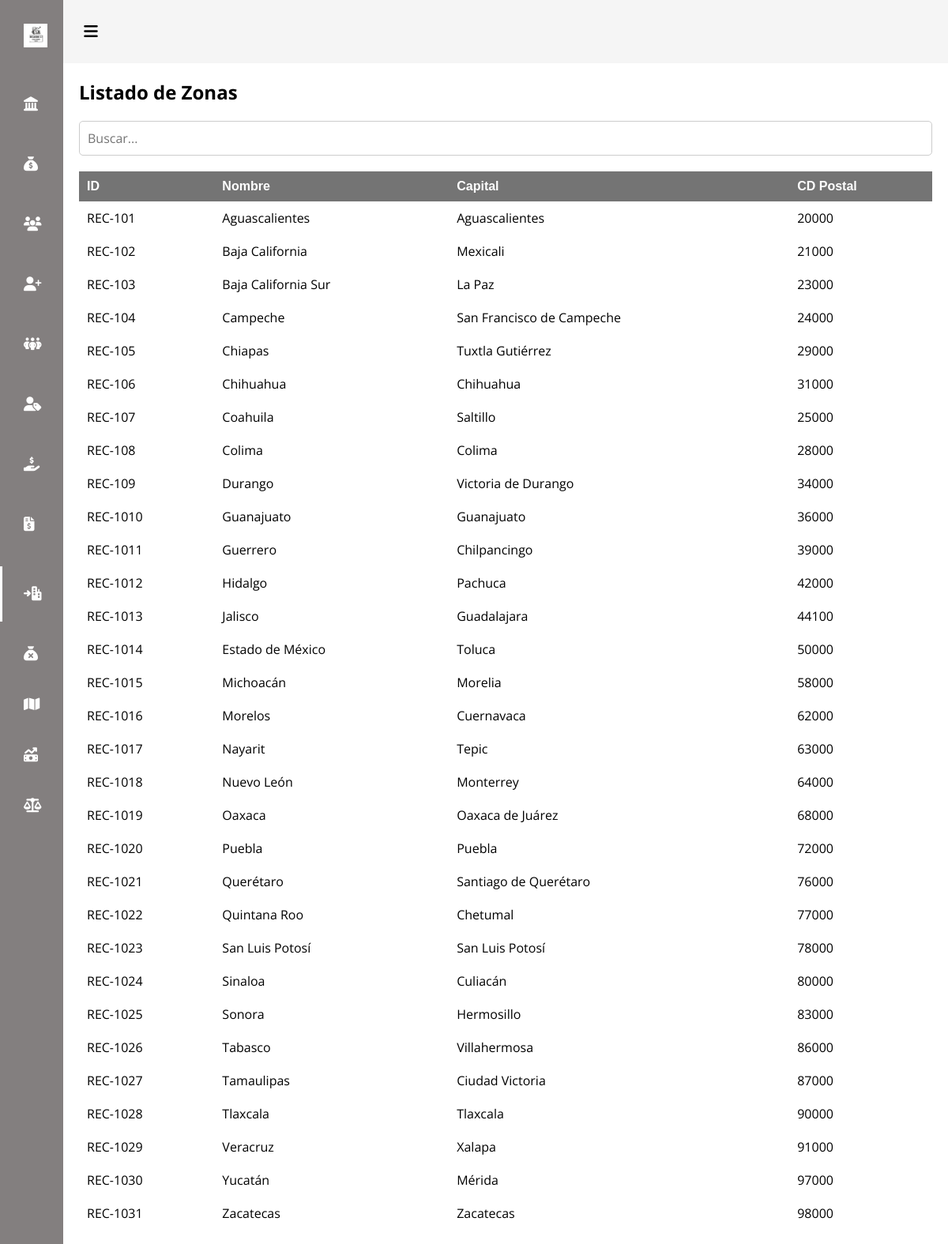
The app's page /resources/views/admin/cobros/cobros.php (signed in) with its own data.
### tables this page shows
CREATE TABLE `zonas` (
  `ID` int NOT NULL,
  `Nombre` varchar(255) DEFAULT NULL,
  `Capital` varchar(255) DEFAULT NULL,
  `CobradorAsignado` int DEFAULT NULL,
  `CodigoPostal` varchar(10) DEFAULT NULL
);

### resources/views/admin/cobros/cobros.php (the view, shortened to what this page needs)
<!DOCTYPE html>
<html lang="en">
<head>
    <link rel="stylesheet" href="/public/assets/css/cobros.css">
</head>
<body id="body">
    <header>
        <div class="icon__menu">
            <i class="fas fa-bars" id="btn_open"></i>
        </div>
    </header>
    <div class="menu__side" id="menu_side">
        <div class="name__page">
            <img src="/public/assets/img/logo.png" class="img logo-image" alt="">
            <h4>Recaudo</h4>
        </div>
        <div class="options__menu">
            <a href="/resources/views/admin/inicio/inicio.php">
                <div class="option">
                    <i class="fa-solid fa-landmark" title="Inicio"></i>
                    <h4>Inicio</h4>
                </div>
            </a>
            <a href=" /resources/views/admin/admin_saldo/saldo_admin.php">
                <div class="option">
                    <i class="fa-solid fa-sack-dollar" title=""></i>
                    <h4>Saldo Incial</h4>
                </div>
            </a>
            <a href="/resources/views/admin/usuarios/crudusuarios.php">
                <div class="option">
                    <i class="fa-solid fa-users" title=""></i>
                    <h4>Usuarios</h4>
                </div>
            </a>
            <a href="/resources/views/admin/usuarios/registrar.php">
                <div class="option">
                    <i class="fa-solid fa-user-plus" title=""></i>
                    <h4>Registrar Usuario</h4>
                </div>
            </a>
            <a href="/resources/views/admin/clientes/lista_clientes.php">
                <div class="option">
                    <i class="fa-solid fa-people-group" title=""></i>
                    <h4>Clientes</h4>
                </div>
            </a>
            <a href="/resources/views/admin/clientes/agregar_clientes.php">
                <div class="option">
                    <i class="fa-solid fa-user-tag" title=""></i>
                    <h4>Registrar Clientes</h4>
                </div>
            </a>
            <a href="/resources/views/admin/creditos/crudPrestamos.php">
                <div class="option">
                    <i class="fa-solid fa-hand-holding-dollar" title=""></i>
                    <h4>Prestamos</h4>
                </div>
            </a>
            <a href="/resources/views/admin/creditos/prestamos.php">
                <div class="option">
                    <i class="fa-solid fa-file-invoice-dollar" title=""></i>
                    <h4>Registrar Prestamos</h4>
                </div>
            </a>
            <a href="/resources/views/admin/cobros/cobros.php" class="selected">
                <div class="option">
                    <i class="fa-solid fa-arrow-right-to-city" title=""></i>
                    <h4>Zonas de cobro</h4>
                </div>
            </a>
            <a href="/resources/views/admin/gastos/gastos.php">
                <div class="option">
                    <i class="fa-solid fa-sack-xmark" title=""></i>
                    <h4>Gastos</h4>
                </div>
            </a>
            <a href="/resources/views/admin/ruta/lista_super.php">
                <div class="option">
                    <i class="fa-solid fa-map" title=""></i>
                    <h4>Ruta</h4>
                </div>
            </a>
            <a href="/resources/views/admin/abonos/abonos.php">
                <div class="option">
                    <i class="fa-solid fa-money-bill-trend-up" title=""></i>
                    <h4>Abonos</h4>
                </div>
            </a>
            <a href="/resources/views/admin/retiros/retiros.php">
                <div class="option">
                    <i class="fa-solid fa-scale-balanced" title=""></i>
                    <h4>Retiros</h4>
                </div>
            </a>
        </div>
    </div>
    <main>
        <h2>Listado de Zonas</h2>
        <div class="search-container">
            <input type="text" id="search-input" class="search-input" placeholder="Buscar...">
        </div>
        <table>
            <tr>
                <th>ID</th>
                <th>Nombre</th>
                <th>Capital</th>
                <th>CD Postal</th>
            </tr>
            <?php
        include("../../../../controllers/conexion.php");
        $sql = "SELECT * FROM zonas";
        $result = mysqli_query($conexion, $sql);
        while ($row = mysqli_fetch_assoc($result)) {
            echo "<tr>";
            echo "<td>" . "REC-10". $row["ID"] . "</td>";
            echo "<td>" . $row["Nombre"] . "</td>";
            echo "<td>" . $row["Capital"] . "</td>";
            echo "<td>" . $row["CodigoPostal"] . "</td>";
                        echo "</tr>";
        }
        ?>
        </table>
    </main>
</body>
</html>

### public/assets/css/cobros.css (style rules this page uses)
* { margin: 0; padding: 0; box-sizing: border-box; text-decoration: none; font-family: 'Open Sans', sans-serif; }
body { margin-left: 80px; margin-top: 80px; transition: margin-left 300ms cubic-bezier(0.785, 0.135, 0.15, 0.86); }
main { padding: 20px; }
header { width: 100%; height: 80px; background: #f5f5f5; display: flex; align-items: center; position: fixed; top: 0; z-index: 200; }
.icon__menu { width: 50px; height: 100%; display: flex; justify-content: center; align-items: center; transform: translateX(10px); }
.icon__menu i { font-size: 20px; cursor: pointer; position: absolute; }
.menu__side { width: 80px; height: 100%; background: rgb(131, 127, 127); position: fixed; top: 0; left: 0; color: white; font-size: 18px; z-index: 300; overflow: hidden; overflow-y: scroll; border-right: 20px solid rgb(131, 127, 127); transition: all 300ms cubic-bezier(0.785, 0.135, 0.15, 0.86); }
.menu__side { -ms-overflow-style: none; scrollbar-width: none; }
.name__page { padding: 20px 30px; display: flex; align-items: center; margin-top: 10px; }
.options__menu { padding: 20px 30px; position: absolute; top: 80px; }
.options__menu a { color: #ffffff; cursor: default; display: block; position: relative; transition: color 300ms; }
.options__menu .option { padding: 20px 0px; display: flex; align-items: center; position: relative; }
.options__menu .option i { width: 20px; margin-right: 20px; cursor: pointer; }
.options__menu .option h4 { font-weight: 300; cursor: pointer; }
a.selected { color: #fff; }
.selected:before { content: ''; width: 3px; height: 80%; background: white; position: absolute; top: 10%; left: -30px; }
.logo-image { max-width: 100px; max-height: 30px; display: block; margin: 0 auto; }
.search-container { display: flex; justify-content: center; margin: 20px 0; }
.search-input { flex: 1; padding: 10px; border: 1px solid #ccc; border-radius: 5px; font-size: 16px; }
table { width: 100%; border-collapse: collapse; margin-top: 20px; }
table th, table td { padding: 10px; text-align: left; }
table th { background-color: #747474; color: #ffffff; font-family: Arial, Helvetica, sans-serif; }

### records on screen
zonas: ID "1", Nombre "Aguascalientes", Capital "Aguascalientes", CodigoPostal "20000"
zonas: ID "2", Nombre "Baja California", Capital "Mexicali", CodigoPostal "21000"
zonas: ID "3", Nombre "Baja California Sur", Capital "La Paz", CodigoPostal "23000"
zonas: ID "4", Nombre "Campeche", Capital "San Francisco de Campeche", CodigoPostal "24000"
zonas: ID "5", Nombre "Chiapas", Capital "Tuxtla Gutiérrez", CodigoPostal "29000"
zonas: ID "6", Nombre "Chihuahua", Capital "Chihuahua", CodigoPostal "31000"
zonas: ID "7", Nombre "Coahuila", Capital "Saltillo", CodigoPostal "25000"
zonas: ID "8", Nombre "Colima", Capital "Colima", CodigoPostal "28000"
zonas: ID "9", Nombre "Durango", Capital "Victoria de Durango", CodigoPostal "34000"
zonas: ID "10", Nombre "Guanajuato", Capital "Guanajuato", CodigoPostal "36000"
zonas: ID "11", Nombre "Guerrero", Capital "Chilpancingo", CodigoPostal "39000"
zonas: ID "12", Nombre "Hidalgo", Capital "Pachuca", CodigoPostal "42000"
zonas: ID "13", Nombre "Jalisco", Capital "Guadalajara", CodigoPostal "44100"
zonas: ID "14", Nombre "Estado de México", Capital "Toluca", CodigoPostal "50000"
zonas: ID "15", Nombre "Michoacán", Capital "Morelia", CodigoPostal "58000"
zonas: ID "16", Nombre "Morelos", Capital "Cuernavaca", CodigoPostal "62000"
zonas: ID "17", Nombre "Nayarit", Capital "Tepic", CodigoPostal "63000"
zonas: ID "18", Nombre "Nuevo León", Capital "Monterrey", CodigoPostal "64000"
zonas: ID "19", Nombre "Oaxaca", Capital "Oaxaca de Juárez", CodigoPostal "68000"
zonas: ID "20", Nombre "Puebla", Capital "Puebla", CodigoPostal "72000"
zonas: ID "21", Nombre "Querétaro", Capital "Santiago de Querétaro", CodigoPostal "76000"
zonas: ID "22", Nombre "Quintana Roo", Capital "Chetumal", CodigoPostal "77000"
zonas: ID "23", Nombre "San Luis Potosí", Capital "San Luis Potosí", CodigoPostal "78000"
zonas: ID "24", Nombre "Sinaloa", Capital "Culiacán", CodigoPostal "80000"
zonas: ID "25", Nombre "Sonora", Capital "Hermosillo", CodigoPostal "83000"
zonas: ID "26", Nombre "Tabasco", Capital "Villahermosa", CodigoPostal "86000"
zonas: ID "27", Nombre "Tamaulipas", Capital "Ciudad Victoria", CodigoPostal "87000"
zonas: ID "28", Nombre "Tlaxcala", Capital "Tlaxcala", CodigoPostal "90000"
zonas: ID "29", Nombre "Veracruz", Capital "Xalapa", CodigoPostal "91000"
zonas: ID "30", Nombre "Yucatán", Capital "Mérida", CodigoPostal "97000"
zonas: ID "31", Nombre "Zacatecas", Capital "Zacatecas", CodigoPostal "98000"
